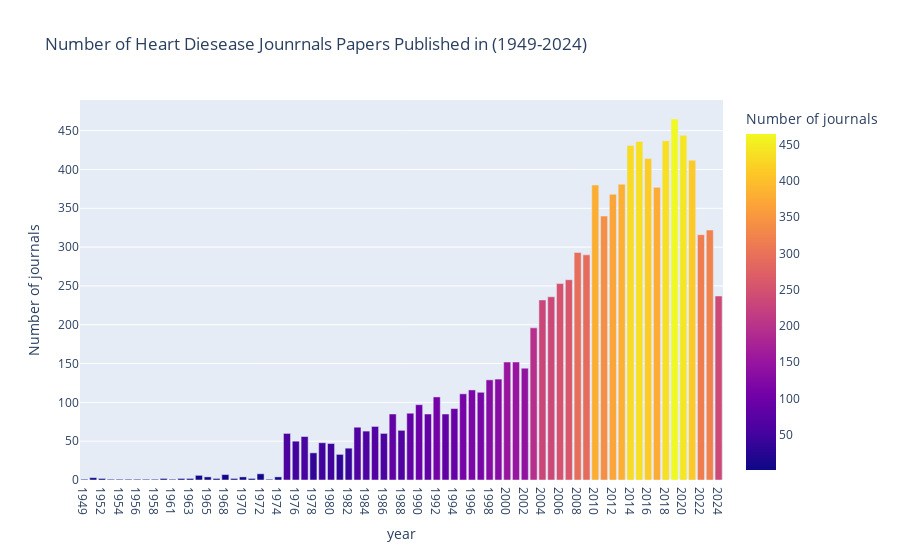

The notebook cell this image was saved under:
### Code cell
fig = px.bar(d,y = 'Number of journals' ,x = 'year',color = 'Number of journals',title='Number of Heart Diesease Jounrnals Papers Published in (1949-2024)')
fig.show()

### Figure 1 — Plotly figure (JSON) as saved in the notebook; plotly's stock layout.template omitted (floating-point values rounded to 4 significant figures)
{"data": [{"alignmentgroup": "True", "hovertemplate": "year=%{x}<br>Number of journals=%{marker.color}<extra></extra>", "legendgroup": "", "marker": {"color": [1, 3, 2, 1, 1, 1, 1, 1, 1, 2, 1, 2, 2, 6, 4, 2, 7, 2, 4, 2, 8, 1, 4, 60, 50, 56, 35, 48, 47, 33, 41, 68, 63, 69, 60, 85, 64, 86, 97, 85, 107, 85, 92, 111, 116, 113, 129, 130, 152, 152, 144, 196, 232, 236, 253, 258, 293, 290, 380, 340, 368, 381, 431, 436, 414, 377, 437, 465, 444, 412, 316, 322, 237], "coloraxis": "coloraxis", "pattern": {"shape": ""}}, "name": "", "offsetgroup": "", "orientation": "v", "showlegend": false, "textposition": "auto", "type": "bar", "x": ["1949", "1950", "1952", "1953", "1954", "1955", "1956", "1957", "1958", "1960", "1961", "1962", "1963", "1964", "1965", "1966", "1968", "1969", "1970", "1971", "1972", "1973", "1974", "1975", "1976", "1977", "1978", "1979", "1980", "1981", "1982", "1983", "1984", "1985", "1986", "1987", "1988", "1989", "1990", "1991", "1992", "1993", "1994", "1995", "1996", "1997", "1998", "1999", "2000", "2001", "2002", "2003", "2004", "2005", "2006", "2007", "2008", "2009", "2010", "2011", "2012", "2013", "2014", "2015", "2016", "2017", "2018", "2019", "2020", "2021", "2022", "2023", "2024"], "xaxis": "x", "y": [1, 3, 2, 1, 1, 1, 1, 1, 1, 2, 1, 2, 2, 6, 4, 2, 7, 2, 4, 2, 8, 1, 4, 60, 50, 56, 35, 48, 47, 33, 41, 68, 63, 69, 60, 85, 64, 86, 97, 85, 107, 85, 92, 111, 116, 113, 129, 130, 152, 152, 144, 196, 232, 236, 253, 258, 293, 290, 380, 340, 368, 381, 431, 436, 414, 377, 437, 465, 444, 412, 316, 322, 237], "yaxis": "y"}], "layout": {"autosize": true, "barmode": "relative", "coloraxis": {"colorbar": {"title": {"text": "Number of journals"}}, "colorscale": [[0, "#0d0887"], [0.1111, "#46039f"], [0.2222, "#7201a8"], [0.3333, "#9c179e"], [0.4444, "#bd3786"], [0.5556, "#d8576b"], [0.6667, "#ed7953"], [0.7778, "#fb9f3a"], [0.8889, "#fdca26"], [1, "#f0f921"]]}, "legend": {"tracegroupgap": 0}, "title": {"text": "Number of Heart Diesease Jounrnals Papers Published in (1949-2024)"}, "xaxis": {"anchor": "y", "autorange": true, "domain": [0, 1], "range": [-0.5, 72.5], "title": {"text": "year"}, "type": "category"}, "yaxis": {"anchor": "x", "autorange": true, "domain": [0, 1], "range": [0, 489.5], "title": {"text": "Number of journals"}, "type": "linear"}}}
